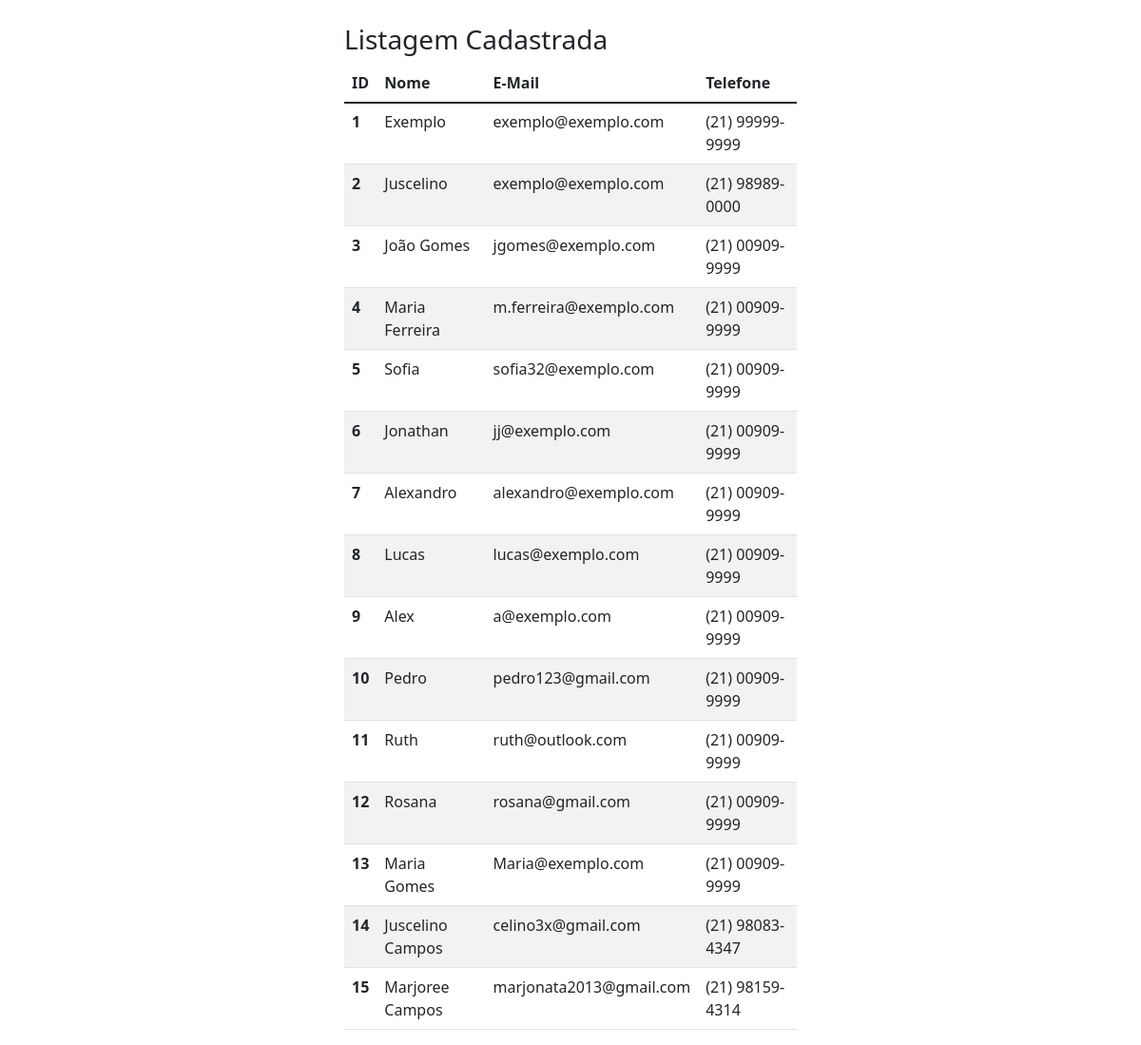
/exibir_cad.php, run on the app's committed database.
### tables this page shows
CREATE TABLE `cad_pessoa` (
  `id` int(11) NOT NULL,
  `nome` varchar(500) NOT NULL,
  `email` varchar(500) NOT NULL,
  `telefone` varchar(20) NOT NULL
);

### exibir_cad.php (the view, shortened to what this page needs)
<?php
    include 'conexao.php';
?>
<!DOCTYPE html>
<html lang="pt-BR">
<head>
    <link rel="stylesheet" href="https://use.fontawesome.com/releases/v5.15.4/css/all.css">
    <link href="https://cdn.jsdelivr.net/npm/bootstrap@5.1.3/dist/css/bootstrap.min.css" rel="stylesheet">
    <link rel="stylesheet" href="css/estilo.css">
</head>
<body>
    <div class="container">
        <h3>Listagem Cadastrada</h3>
        <table class="table table-striped table-hover">
            <thead>
                <tr>
                    <th scope="col">ID</th>
                    <th scope="col">Nome</th>
                    <th scope="col">E-Mail</th>
                    <th scope="col">Telefone</th>
                </tr>
            </thead>
            <tbody>
                    <?php
                        $query = "SELECT * FROM `cad_pessoa`";
                        $busca = mysqli_query($conexao, $query);
                        while ($array = mysqli_fetch_array($busca)){
                            $id = $array['id'];
                            $nome = $array['nome'];
                            $email = $array['email'];
                            $telefone = $array['telefone'];
                    ?>
                <tr>
                    <th><?php echo $id ?></th>
                    <td><?php echo $nome ?></td>
                    <td><?php echo $email ?></td>
                    <td><?php echo $telefone ?></td>
                </tr>
                    <?php
                        }
                    ?>
            </tbody>
        </table>
    </div>
</body>
</html>

### css/estilo.css (style rules this page uses)
.container { margin-top: 25px; width: 500px; }

### data on the page
cad_pessoa: id "1", nome "Exemplo", email "exemplo@exemplo.com", telefone "(21) 99999-9999"
cad_pessoa: id "2", nome "Juscelino", email "exemplo@exemplo.com", telefone "(21) 98989-0000"
cad_pessoa: id "3", nome "João Gomes", email "jgomes@exemplo.com", telefone "(21) 00909-9999"
cad_pessoa: id "4", nome "Maria Ferreira", email "m.ferreira@exemplo.com", telefone "(21) 00909-9999"
cad_pessoa: id "5", nome "Sofia", email "sofia32@exemplo.com", telefone "(21) 00909-9999"
cad_pessoa: id "6", nome "Jonathan", email "jj@exemplo.com", telefone "(21) 00909-9999"
cad_pessoa: id "7", nome "Alexandro", email "alexandro@exemplo.com", telefone "(21) 00909-9999"
cad_pessoa: id "8", nome "Lucas", email "lucas@exemplo.com", telefone "(21) 00909-9999"
cad_pessoa: id "9", nome "Alex", email "a@exemplo.com", telefone "(21) 00909-9999"
cad_pessoa: id "10", nome "Pedro", email "pedro123@gmail.com", telefone "(21) 00909-9999"
cad_pessoa: id "11", nome "Ruth", email "ruth@outlook.com", telefone "(21) 00909-9999"
cad_pessoa: id "12", nome "Rosana", email "rosana@gmail.com", telefone "(21) 00909-9999"
cad_pessoa: id "13", nome "Maria Gomes", email "Maria@exemplo.com", telefone "(21) 00909-9999"
cad_pessoa: id "14", nome "Juscelino Campos", email "celino3x@gmail.com", telefone "(21) 98083-4347"
cad_pessoa: id "15", nome "Marjoree Campos", email "marjonata2013@gmail.com", telefone "(21) 98159-4314"
